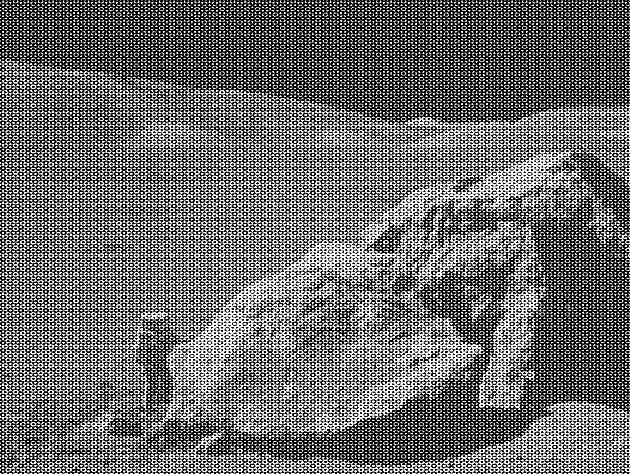
#> input picture data/moonlanding.png, 630 x 474 px
$ python 4_6.py
#> lines starting #> are read from the running program, lines starting #| are printed output that depends on the picture
'''
@Filename:
@Author: shifaqiang
@Email: 14061115@buaa.edu.cn
@Github: https://github.com/luoboganer
@Date: 2019-05-15 10:27:23
@LastEditors: shifaqiang
@LastEditTime: 2019-05-15 15:26:41
@Software: Visual Studio Code
@Description:
'''

# packages for Figure
import matplotlib
matplotlib.use('Agg')
import matplotlib.pyplot as plt
plt.style.use('../style/elegant.mplstyle')
# packages for computing
from skimage import io
from scipy import fftpack
from sympy import factorint
import numpy as np

import time

def exec_time_of_fft():
    '''
    @Description:
        观察不同平滑度输入数组的FFT计算时间，理解Cooley-Tukey算法的时间复杂度
        最优情况下n(long(n))，退化到最坏情况下n^2
    '''
    K=1000
    lengths=range(250,260)
    # 计算所有输入长度的平滑度
    smoothness=[max(factorint(i).keys()) for i in lengths]
    exec_time_of_fft_array=[]
    for i in lengths:
        '''traverse all possible input lengths, and record the minimum time in multiple times calculation'''
        z=np.random.random(i)
        times=[]
        for k in range(K):
            tic=time.monotonic()
            fftpack.fft(z)
            toc=time.monotonic()
            times.append(toc-tic)
        exec_time_of_fft_array.append(min(times))
    _,(ax0,ax1)=plt.subplots(2,1,sharex=True)
    ax0.stem(lengths,np.array(exec_time_of_fft_array)*1e6)
    ax0.set_xlabel('Length of input array')
    ax0.set_ylabel('Execution time [us]')
    ax1.stem(lengths,np.array(smoothness))
    ax1.set_ylabel('Smoothness of input length\n(lower is better)')
    plt.savefig('./4_6_execution_time_of_fft.png')
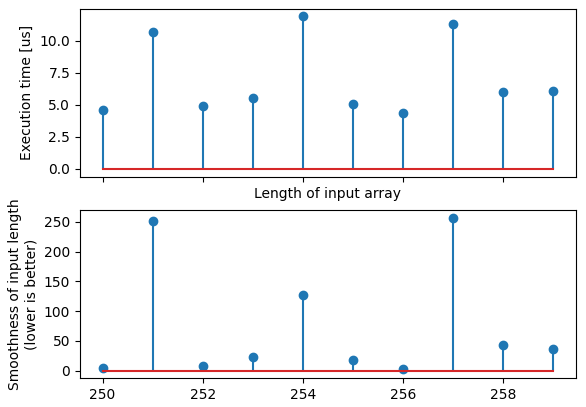
#> figure drawn by matplotlib, 2 panels; panel 2: curve peaks at x = 257, y = 257

def frequency():
    '''
    @Description:
        观察FFT输出的频率计算结果
    '''
    N=10
    # 输入不变时输出为0
    x=np.ones(N)
    y=fftpack.fft(x)
    print('x={}'.format(x))
    print('fft(x)={}'.format(y))
    # 输入交替变化时输出中存在高频分量
    z=np.ones(N)
    z[::2]=-1
    print('Applying FFT to {}'.format(z))
    print('fft(z)={}'.format(fftpack.fft(z)))
    # fftreq函数显示那个频率需要特别关注
    print('fftpack.fftfreq(10)={}'.format(fftpack.rfftfreq(10)))
    # 输入实数序列时输出频谱是共轭对称的
    x=np.array([1,5,12,7,3,0,4,3,2,8])
    yx=fftpack.fft(x)
    np.set_printoptions(precision=2)
    print("Applying FFT to {}".format(x))
    print('Real part:\t{}'.format(yx.real))
    print('Imaginary part:\t{}'.format(yx.imag))

def fft_in_image(filename):
    '''
    @Description:
        观察图片中像素值随着x、y轴的空间变化频率
    '''
#> called with filename = '../data/moonlanding.png'
    image=io.imread(filename)
#> image is the input picture: shape (474, 630); min 0, max 255, mean 108.1
    M,N=image.shape
#> M = 474; N = 630
    print('shape of the image: {}, dtype: {}'.format(image.shape,image.dtype))
#| shape of the image: (474, 630), dtype: uint8
    F=fftpack.fftn(image)
    F_magnitude=np.abs(F)
    F_magnitude=fftpack.fftshift(F_magnitude)
    fig,axes=plt.subplots(2,2,figsize=(8,7))
    # left upper
    axes[0][0].imshow(image)
    axes[0][0].set_title('Original image')
    # left lower
    axes[1][0].imshow(np.log(1+F_magnitude),cmap='viridis',extent=(-N//2,N//2,-M//2,M//2))
    axes[1][0].set_title('Spectrum magnitude')
    # right upper, 将频谱中心的一块儿归零，当做过滤高频噪声，同时过滤高于98%分位的峰值
    K=40
    F_magnitude[M//2-K:M//2+K,N//2-K:N//2+K]=0
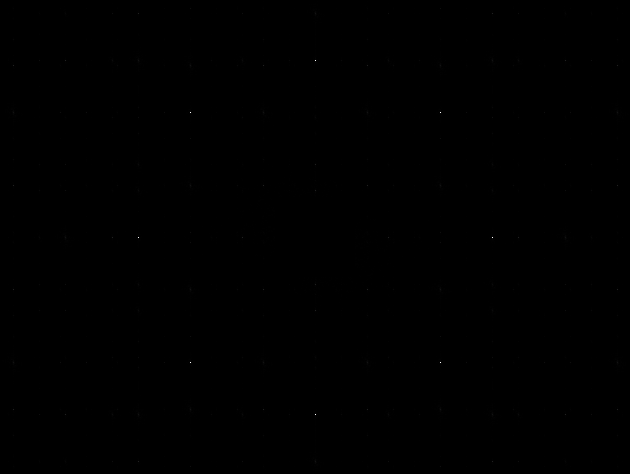
#> F_magnitude: shape (474, 630) float64; min 0, max 9426692.7, mean 11834.9; drawn with min black and max white
    peaks=F_magnitude<np.percentile(F_magnitude,98)
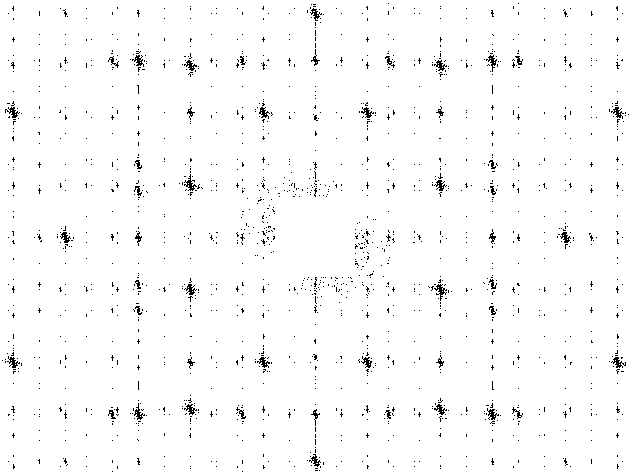
#> peaks: shape (474, 630) bool; 98% white; black in thin lines or dots
    peaks=fftpack.ifftshift(peaks)
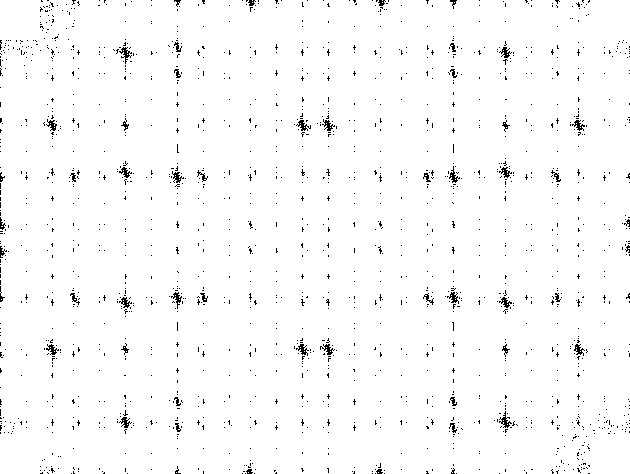
#> peaks: shape (474, 630) bool; 98% white; black in thin lines or dots
    F_magnitude_dim=F.copy()
    F_magnitude_dim=F_magnitude_dim*peaks.astype(int)
    # 执行反向傅里叶变换还原图像
    image_filtered=np.real(fftpack.ifftn(F_magnitude_dim))
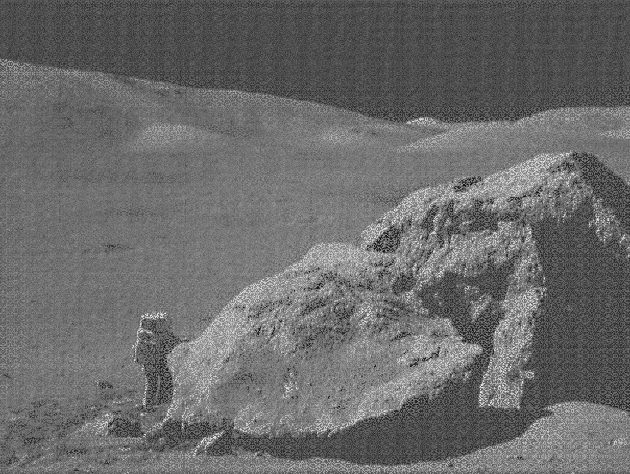
#> image_filtered: shape (474, 630) float64; min -21.64, max 287.6, mean 108.1; drawn with min black and max white
    axes[0][1].imshow(np.log10(1+np.abs(F_magnitude_dim)),cmap='viridis')
    axes[0][1].set_title('Spectrum after suppression')
    # right lower
    axes[1][1].imshow(image_filtered)
    axes[1][1].set_title('Reconstructed image')
    # save image
    fig.suptitle('result of fft filter for image reconstruct')
    plt.savefig('./4_6_result_of_fft_filter.png')
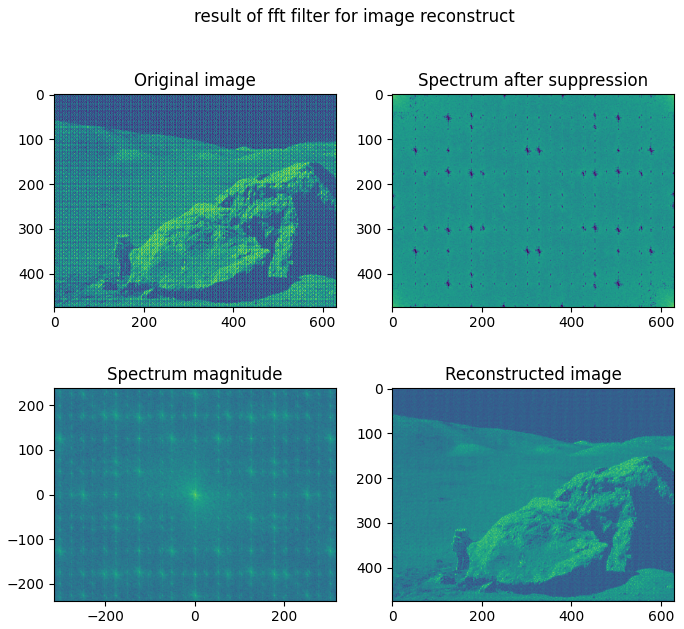
#> figure drawn by matplotlib, 4 panels

def slide_lobes_in_fft():
    '''
    @Description: 在矩形脉冲的傅里叶变换中，可以看到频谱中有许多旁瓣
    '''
    x=np.zeros(500)
    x[100:150]=1
    fft_x=fftpack.fft(x)
    f,(ax0,ax1,ax2)=plt.subplots(3,1,sharex=True,figsize=(4.8,4.8))
    ax0.plot(x)
    ax0.set_ylim(-0.1,1.1)
    ax0.set_ylabel('Original Signal')
    ax1.plot(np.abs(fft_x))
    ax1.set_ylim(-5,55)
    ax1.set_ylabel('FFT of the signal')
    ax2.plot(fftpack.fftshift(np.abs(fft_x)))
    ax2.set_ylabel('shifted FFT of the signal')
    f.suptitle('slide_lobes_in_fft',size=18)
    plt.savefig('./4_6_slide_lobes_in_fft.png')
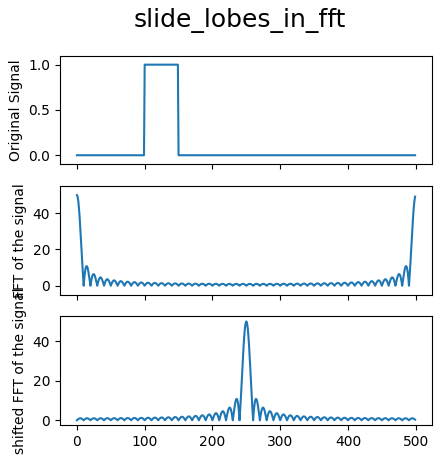
#> figure drawn by matplotlib, 3 panels; panel 3: curve peaks at x = 250, y = 50

def kaiser(N=10,beta_max=5):
    '''观察kaiser窗口函数'''
    colormap=plt.cm.plasma
    norm=plt.Normalize(vmin=0,vmax=beta_max)
    _=plt.figure()
    lines=[plt.plot(np.kaiser(100,beta),color=colormap(norm(beta))) for beta in np.linspace(0,beta_max,N)]
    sm=plt.cm.ScalarMappable(cmap=colormap,norm=norm)
    sm._A=[]
#> (the run stopped early here; a loop or call above may not have finished)
